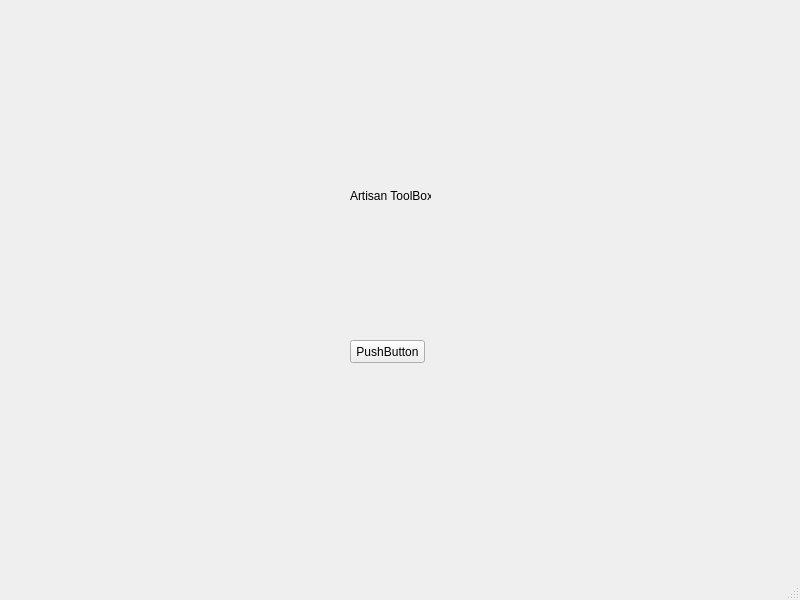
<?xml version="1.0" encoding="UTF-8"?>
<ui version="4.0">
 <class>MainWindow</class>
 <widget class="QMainWindow" name="MainWindow">
  <property name="geometry">
   <rect>
    <x>0</x>
    <y>0</y>
    <width>800</width>
    <height>600</height>
   </rect>
  </property>
  <property name="windowTitle">
   <string>MainWindow</string>
  </property>
  <property name="locale">
   <locale language="English" country="UnitedStates"/>
  </property>
  <widget class="QWidget" name="centralwidget">
   <widget class="QPushButton" name="pushButton">
    <property name="geometry">
     <rect>
      <x>350</x>
      <y>340</y>
      <width>75</width>
      <height>23</height>
     </rect>
    </property>
    <property name="text">
     <string>PushButton</string>
    </property>
   </widget>
   <widget class="QLabel" name="label">
    <property name="geometry">
     <rect>
      <x>350</x>
      <y>180</y>
      <width>81</width>
      <height>31</height>
     </rect>
    </property>
    <property name="text">
     <string>Artisan ToolBox</string>
    </property>
   </widget>
  </widget>
  <widget class="QMenuBar" name="menubar">
   <property name="geometry">
    <rect>
     <x>0</x>
     <y>0</y>
     <width>800</width>
     <height>21</height>
    </rect>
   </property>
  </widget>
  <widget class="QStatusBar" name="statusbar"/>
 </widget>
 <resources/>
 <connections/>
</ui>
